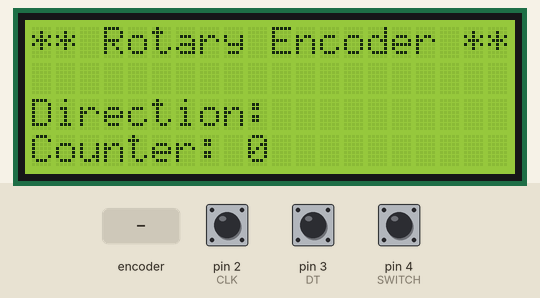
Simulated run of this program. Board: Arduino Uno, built with avr-gcc and run on an emulated ATmega328P. Shown: 20×4 character LCD. The test bench sets the inputs (shaded band); at power-on: pin 4 (SWITCH) HIGH, pin 2 (CLK) HIGH, pin 3 (DT) HIGH.

Above: at 1.3 s.
1.4 s: rotary encoder on pin 2 (CLK) / pin 3 (DT) turned 3 steps (first pin leading)
At 2.5 s:
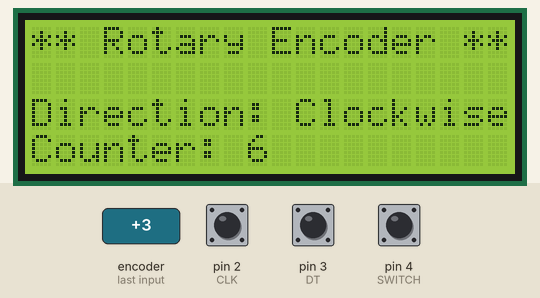
3.5 s: rotary encoder on pin 2 (CLK) / pin 3 (DT) turned 2 steps (second pin leading)
At 4.9 s:
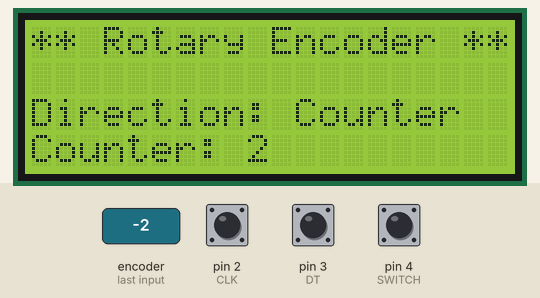
5.4 s: pin 4 (SWITCH) pulled LOW for 0.15 s
At 6.2 s:
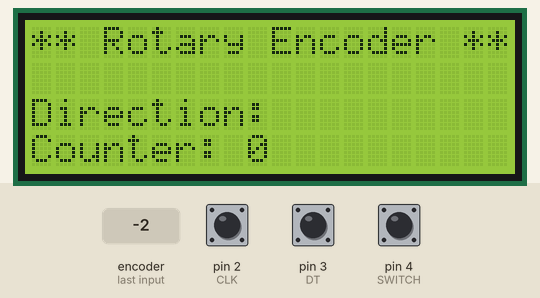
Timing chart, 0 to 8.4 s (numbered marks = the images above; inputs shaded):
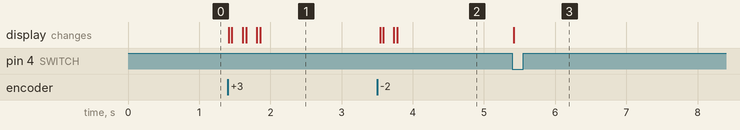

The program:

main.cpp
```cpp
#include <Arduino.h>
#include <LiquidCrystal_I2C.h>
#include <Wire.h>

#define CLK 2
#define DT 3
#define SWITCH 4

LiquidCrystal_I2C lcd(0x27, 20, 4);

int previous;
int counter = 0;
int value;
bool clockwise = true;

void setup()
{
  pinMode(CLK, INPUT);
  pinMode(DT, INPUT);
  pinMode(SWITCH, INPUT_PULLUP);

  previous = digitalRead(CLK);

  lcd.init();
  lcd.backlight();

  lcd.setCursor(0, 0);
  lcd.print("** Rotary Encoder **");

  lcd.setCursor(0, 2);
  lcd.print("Direction: ");

  lcd.setCursor(0, 3);
  lcd.print("Counter: 0");
}

void loop() {
  if (!digitalRead(SWITCH)) {
    counter = 0;

    lcd.setCursor(11, 2);
    lcd.print("          ");
    lcd.setCursor(9, 3);
    lcd.print("0         ");
  }

  value = digitalRead(CLK);
  if (value != previous){
    if (digitalRead(DT) != value) {
      counter++;
      clockwise = true;
    } else {
      clockwise = false;
      counter--;
    }

    lcd.setCursor(11, 2);
    if (clockwise) {
      lcd.print("Clockwise");
    } else {
      lcd.print("Counter  ");
    }

    lcd.setCursor(9, 3);
    lcd.print(counter);
    lcd.print("     ");
  }

  previous = value;
}
```

Measured:
- after the input at 1.4 s, the display: first changes at once (image 1 shows a later state)
- after the input at 3.5 s, the display: first changes at once (image 2 shows a later state)
- after the input at 5.4 s, the display: changes at once (image 3)
